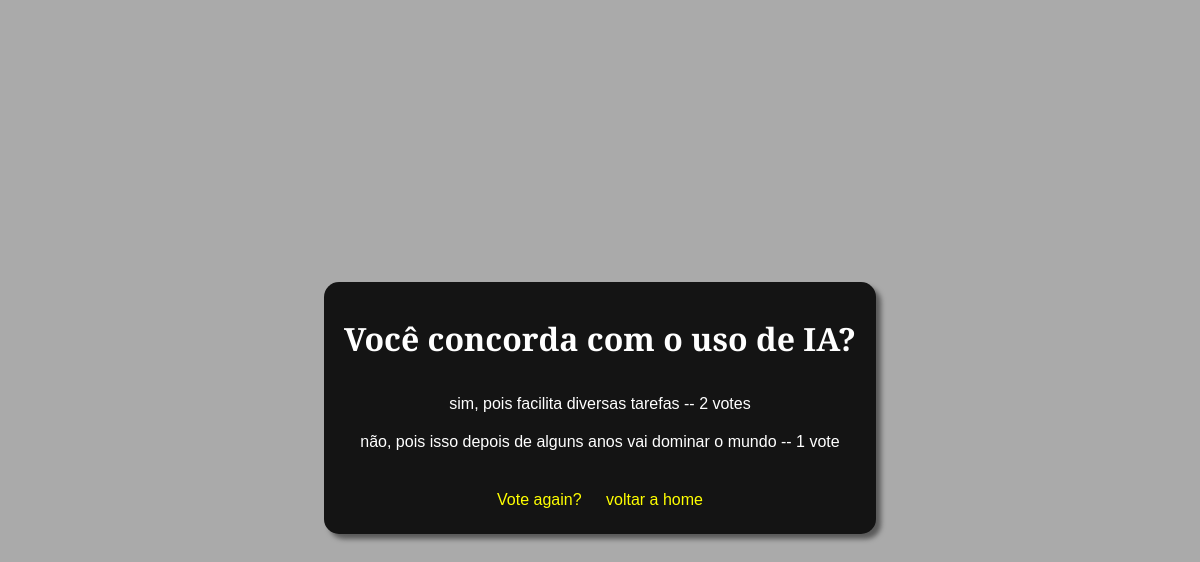
Before: /polls/2/results/ with the older database file.
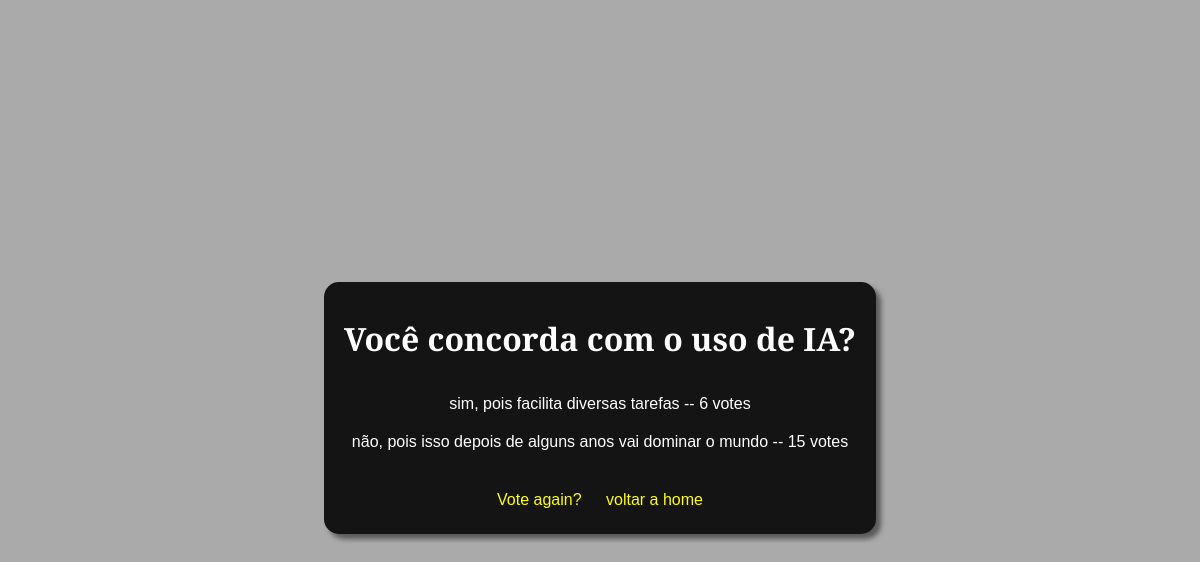
After: the same page with the newer database file.
### polls/models.py (models this page shows, shortened)
class Choice(models.Model):
    question = models.ForeignKey(Question, on_delete=models.CASCADE)
    choice_text = models.CharField(max_length=200)
    votes = models.IntegerField(default=0)

### polls/views.py (the view)
# urls.py: path("<int:question_id>/results/", views.results, name="results"),
def results(request, question_id):
    question = get_object_or_404(Question, pk=question_id)
    return render(request, "polls/results.html", {"question":question})

### polls/templates/polls/results.html (shortened to what this page needs)
<!DOCTYPE html>
{% load static %}
<html lang="en">
<head>
    <link rel="stylesheet" type="text/css" href="{% static 'polls/css/style.css' %}" />
</head>
<body>
  <div class="box">
    <h1>{{ question.question_text}}</h1>
        {% for choice in question.choice_set.all %}
        <p>{{ choice.choice_text }} -- {{ choice.votes}} vote{{ choice.votes|pluralize }}</p>
        {% endfor %}
    <div class="space">
      <a href="{% url 'polls:details' question.id%}">Vote again?</a>
      <a href="{% url 'polls:index' %}">voltar a home</a>
    </div>
  </div>
</body>
</html>

Changed rows visible on the page:
changed Choice "sim, pois facilita diversas tarefas": votes "2" → "6"
changed Choice "não, pois isso depois de alguns anos vai dominar o mundo": votes "1" → "15"
